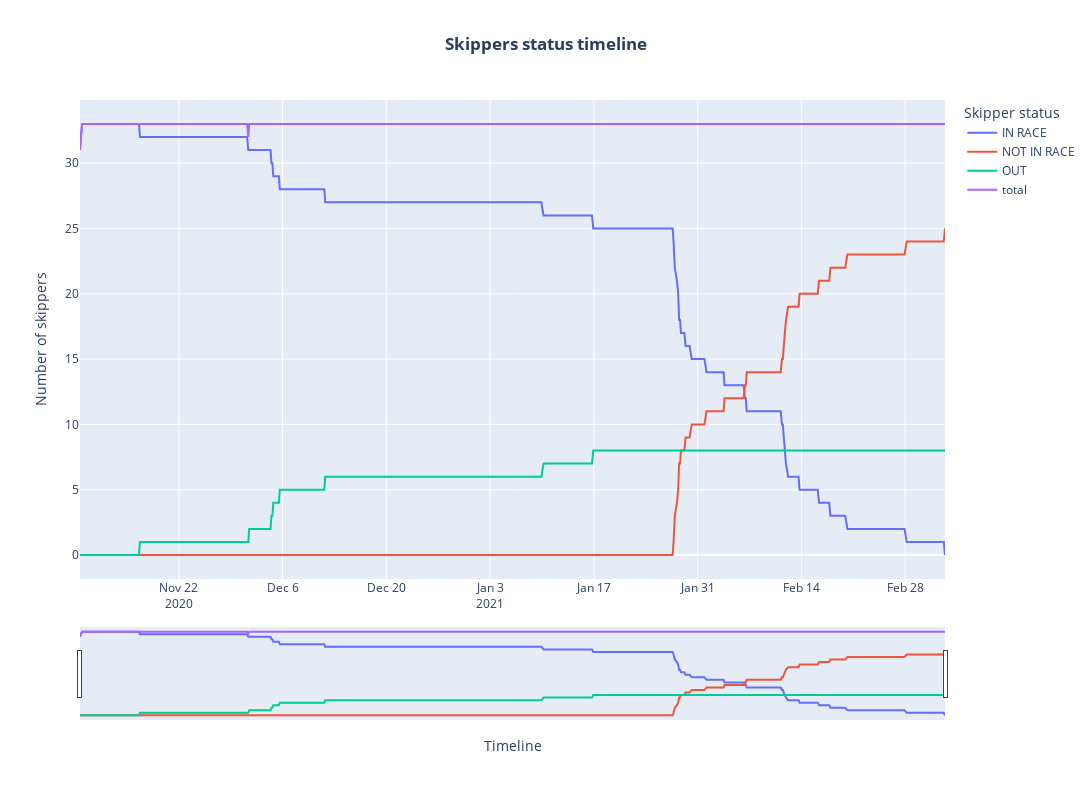

The cell this chart's notebook holds for it:
### Markdown cell above
##### Certains skippers abandonnent la course, terminent plus rapidement que d'autres donc 3 statuts leur sont associés:
- IN RACE: pour les skippers qui sont en course
- NOT IN RACE: pour les skippers qui ont terminé leur course
- OUT: pour les skippers qui ont abandonné leur course

##### On notera que tous les skippers n'ont pas commencé en même temps : 31 skippers le 8 Novembre à 16h00 puis 32 skippers le 8 Novembre à 19h00 et finalement 33 skippers le 8 Novembre à 23h00. On peu remarquer qu'1 skipper ne réalisera donc pas la course.

##### De plus, seuls 25 skippers termineront leur course parmi 33 skippers (8 skippers ont abandonné)

### Code cell
display_skippers_status_timeline(df_timeline)

### Figure 1 — Plotly figure (JSON) as saved in the notebook; plotly's stock layout.template omitted (floating-point values rounded to 4 significant figures; data arrays with more than 128 entries replaced by an {"elided": "..."} marker saying what was removed)
{"data": [{"marker": {"line": {"width": 1}, "size": 8}, "mode": "lines", "name": "IN RACE", "type": "scatter", "x": {"elided": "702 str values"}, "y": {"elided": "702 int values"}}, {"marker": {"line": {"width": 1}, "size": 8}, "mode": "lines", "name": "NOT IN RACE", "type": "scatter", "x": {"elided": "702 str values"}, "y": {"elided": "702 int values"}}, {"marker": {"line": {"width": 1}, "size": 8}, "mode": "lines", "name": "OUT", "type": "scatter", "x": {"elided": "702 str values"}, "y": {"elided": "702 int values"}}, {"marker": {"line": {"width": 1}, "size": 8}, "mode": "lines", "name": "total", "type": "scatter", "x": {"elided": "702 str values"}, "y": {"elided": "702 int values"}}], "layout": {"height": 800, "hovermode": "x unified", "legend": {"title": {"text": "Skipper status"}}, "title": {"text": "<b>Skippers status timeline</b>", "x": 0.5}, "width": 1200, "xaxis": {"rangeslider": {"thickness": 0.15, "visible": true}, "side": "left", "title": {"text": "Timeline"}}, "yaxis": {"title": {"text": "Number of skippers"}}}}
